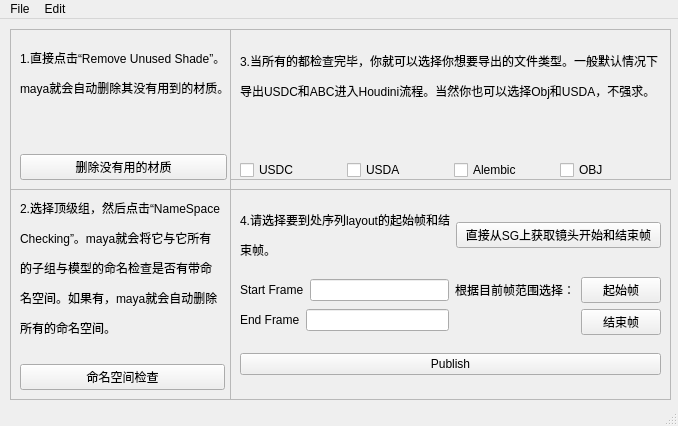
<?xml version="1.0" encoding="UTF-8"?>
<ui version="4.0">
 <class>PublishTool</class>
 <widget class="QMainWindow" name="PublishTool">
  <property name="geometry">
   <rect>
    <x>0</x>
    <y>0</y>
    <width>678</width>
    <height>426</height>
   </rect>
  </property>
  <property name="windowTitle">
   <string>MainWindow</string>
  </property>
  <widget class="QWidget" name="centralwidget">
   <widget class="QFrame" name="frame">
    <property name="geometry">
     <rect>
      <x>10</x>
      <y>10</y>
      <width>221</width>
      <height>161</height>
     </rect>
    </property>
    <property name="frameShape">
     <enum>QFrame::Shape::StyledPanel</enum>
    </property>
    <property name="frameShadow">
     <enum>QFrame::Shadow::Raised</enum>
    </property>
    <widget class="QWidget" name="layoutWidget">
     <property name="geometry">
      <rect>
       <x>10</x>
       <y>10</y>
       <width>207</width>
       <height>141</height>
      </rect>
     </property>
     <layout class="QVBoxLayout" name="verticalLayout_4">
      <item>
       <widget class="QLabel" name="UnusedShadeInfo">
        <property name="text">
         <string>&lt;html&gt;&lt;head/&gt;&lt;body&gt;&lt;p&gt;1.直接点击“Remove Unused Shade”。&lt;/p&gt;&lt;p&gt;maya就会自动删除其没有用到的材质。&lt;/p&gt;&lt;p&gt;&lt;br/&gt;&lt;/p&gt;&lt;/body&gt;&lt;/html&gt;</string>
        </property>
       </widget>
      </item>
      <item>
       <widget class="QPushButton" name="UnusedShadeButton">
        <property name="text">
         <string>删除没有用的材质</string>
        </property>
       </widget>
      </item>
     </layout>
    </widget>
   </widget>
   <widget class="QFrame" name="frame_2">
    <property name="geometry">
     <rect>
      <x>10</x>
      <y>170</y>
      <width>221</width>
      <height>211</height>
     </rect>
    </property>
    <property name="frameShape">
     <enum>QFrame::Shape::StyledPanel</enum>
    </property>
    <property name="frameShadow">
     <enum>QFrame::Shadow::Raised</enum>
    </property>
    <widget class="QWidget" name="layoutWidget">
     <property name="geometry">
      <rect>
       <x>10</x>
       <y>10</y>
       <width>205</width>
       <height>191</height>
      </rect>
     </property>
     <layout class="QVBoxLayout" name="verticalLayout_7">
      <item>
       <widget class="QLabel" name="NameSpaceInfo">
        <property name="text">
         <string>&lt;html&gt;&lt;head/&gt;&lt;body&gt;&lt;p&gt;2.选择顶级组，然后点击“NameSpace&lt;/p&gt;&lt;p&gt;Checking”。maya就会将它与它所有&lt;/p&gt;&lt;p&gt;的子组与模型的命名检查是否有带命&lt;/p&gt;&lt;p&gt;名空间。如果有，maya就会自动删除&lt;/p&gt;&lt;p&gt;所有的命名空间。&lt;/p&gt;&lt;p&gt;&lt;br/&gt;&lt;/p&gt;&lt;/body&gt;&lt;/html&gt;</string>
        </property>
       </widget>
      </item>
      <item>
       <widget class="QPushButton" name="NameSpaceButton">
        <property name="text">
         <string>命名空间检查</string>
        </property>
       </widget>
      </item>
     </layout>
    </widget>
   </widget>
   <widget class="QFrame" name="frame_3">
    <property name="geometry">
     <rect>
      <x>230</x>
      <y>10</y>
      <width>441</width>
      <height>151</height>
     </rect>
    </property>
    <property name="frameShape">
     <enum>QFrame::Shape::StyledPanel</enum>
    </property>
    <property name="frameShadow">
     <enum>QFrame::Shadow::Raised</enum>
    </property>
    <widget class="QWidget" name="layoutWidget">
     <property name="geometry">
      <rect>
       <x>10</x>
       <y>10</y>
       <width>421</width>
       <height>141</height>
      </rect>
     </property>
     <layout class="QVBoxLayout" name="verticalLayout_8">
      <item>
       <widget class="QLabel" name="PublishInfo">
        <property name="text">
         <string>&lt;html&gt;&lt;head/&gt;&lt;body&gt;&lt;p&gt;3.当所有的都检查完毕，你就可以选择你想要导出的文件类型。一般默认情况下&lt;/p&gt;&lt;p&gt;导出USDC和ABC进入Houdini流程。当然你也可以选择Obj和USDA，不强求。&lt;/p&gt;&lt;p&gt;&lt;br/&gt;&lt;/p&gt;&lt;/body&gt;&lt;/html&gt;</string>
        </property>
       </widget>
      </item>
      <item>
       <layout class="QHBoxLayout" name="horizontalLayout_3">
        <item>
         <widget class="QCheckBox" name="USDCTag">
          <property name="text">
           <string>USDC</string>
          </property>
         </widget>
        </item>
        <item>
         <widget class="QCheckBox" name="USDATag">
          <property name="text">
           <string>USDA</string>
          </property>
         </widget>
        </item>
        <item>
         <widget class="QCheckBox" name="AlembicTag">
          <property name="text">
           <string>Alembic</string>
          </property>
         </widget>
        </item>
        <item>
         <widget class="QCheckBox" name="OBJTag">
          <property name="text">
           <string>OBJ</string>
          </property>
         </widget>
        </item>
       </layout>
      </item>
     </layout>
    </widget>
   </widget>
   <widget class="QFrame" name="frame_4">
    <property name="geometry">
     <rect>
      <x>230</x>
      <y>170</y>
      <width>441</width>
      <height>211</height>
     </rect>
    </property>
    <property name="frameShape">
     <enum>QFrame::Shape::StyledPanel</enum>
    </property>
    <property name="frameShadow">
     <enum>QFrame::Shadow::Raised</enum>
    </property>
    <widget class="QWidget" name="layoutWidget">
     <property name="geometry">
      <rect>
       <x>10</x>
       <y>10</y>
       <width>421</width>
       <height>191</height>
      </rect>
     </property>
     <layout class="QVBoxLayout" name="verticalLayout_9">
      <item>
       <layout class="QHBoxLayout" name="horizontalLayout_2">
        <item>
         <widget class="QLabel" name="PublishInfo_2">
          <property name="text">
           <string>&lt;html&gt;&lt;head/&gt;&lt;body&gt;&lt;p&gt;4.请选择要到处序列layout的起始帧和结&lt;/p&gt;&lt;p&gt;束帧。&lt;/p&gt;&lt;/body&gt;&lt;/html&gt;</string>
          </property>
         </widget>
        </item>
        <item>
         <widget class="QPushButton" name="SGframeImport">
          <property name="text">
           <string>直接从SG上获取镜头开始和结束帧</string>
          </property>
         </widget>
        </item>
       </layout>
      </item>
      <item>
       <layout class="QGridLayout" name="gridLayout">
        <item row="0" column="0">
         <layout class="QHBoxLayout" name="horizontalLayout_7">
          <item>
           <layout class="QHBoxLayout" name="horizontalLayout">
            <item>
             <layout class="QVBoxLayout" name="verticalLayout_2">
              <item>
               <layout class="QHBoxLayout" name="horizontalLayout_4">
                <item>
                 <widget class="QLabel" name="startFrame">
                  <property name="text">
                   <string>Start Frame</string>
                  </property>
                 </widget>
                </item>
                <item>
                 <widget class="QLineEdit" name="startFrameEdit"/>
                </item>
               </layout>
              </item>
              <item>
               <layout class="QHBoxLayout" name="horizontalLayout_5">
                <item>
                 <widget class="QLabel" name="endFrame">
                  <property name="text">
                   <string>End Frame</string>
                  </property>
                 </widget>
                </item>
                <item>
                 <widget class="QLineEdit" name="endFrameEdit_2"/>
                </item>
               </layout>
              </item>
             </layout>
            </item>
           </layout>
          </item>
         </layout>
        </item>
        <item row="0" column="1">
         <layout class="QGridLayout" name="gridLayout_2">
          <item row="0" column="1">
           <widget class="QPushButton" name="currentStartFrame">
            <property name="text">
             <string>起始帧</string>
            </property>
           </widget>
          </item>
          <item row="1" column="1">
           <widget class="QPushButton" name="currentEndFrame">
            <property name="text">
             <string>结束帧</string>
            </property>
           </widget>
          </item>
          <item row="0" column="0">
           <widget class="QLabel" name="PublishInfo_3">
            <property name="text">
             <string>根据目前帧范围选择：</string>
            </property>
           </widget>
          </item>
         </layout>
        </item>
       </layout>
      </item>
      <item>
       <widget class="QPushButton" name="PublishInfoButton">
        <property name="text">
         <string>Publish</string>
        </property>
       </widget>
      </item>
     </layout>
    </widget>
   </widget>
  </widget>
  <widget class="QStatusBar" name="statusbar"/>
  <widget class="QMenuBar" name="menubar">
   <property name="geometry">
    <rect>
     <x>0</x>
     <y>0</y>
     <width>678</width>
     <height>22</height>
    </rect>
   </property>
   <widget class="QMenu" name="menuFile">
    <property name="title">
     <string>File</string>
    </property>
    <addaction name="actionOpen_Project_Folder"/>
    <addaction name="actionOpen_Playblast_Folder"/>
   </widget>
   <widget class="QMenu" name="menuEdit">
    <property name="title">
     <string>Edit</string>
    </property>
    <addaction name="actionReset_Options"/>
   </widget>
   <addaction name="menuFile"/>
   <addaction name="menuEdit"/>
  </widget>
  <action name="actionReset_Setting">
   <property name="text">
    <string>Reset Settings</string>
   </property>
  </action>
  <action name="action">
   <property name="text">
    <string>Open Project Folder</string>
   </property>
  </action>
  <action name="actionOpen_Project_Folder">
   <property name="text">
    <string>Open Project Folder</string>
   </property>
  </action>
  <action name="actionReset_Options">
   <property name="text">
    <string>Reset Options</string>
   </property>
  </action>
  <action name="actionOpen_Playblast_Folder">
   <property name="text">
    <string>Open Playblast Folder</string>
   </property>
  </action>
 </widget>
 <resources/>
 <connections/>
</ui>
